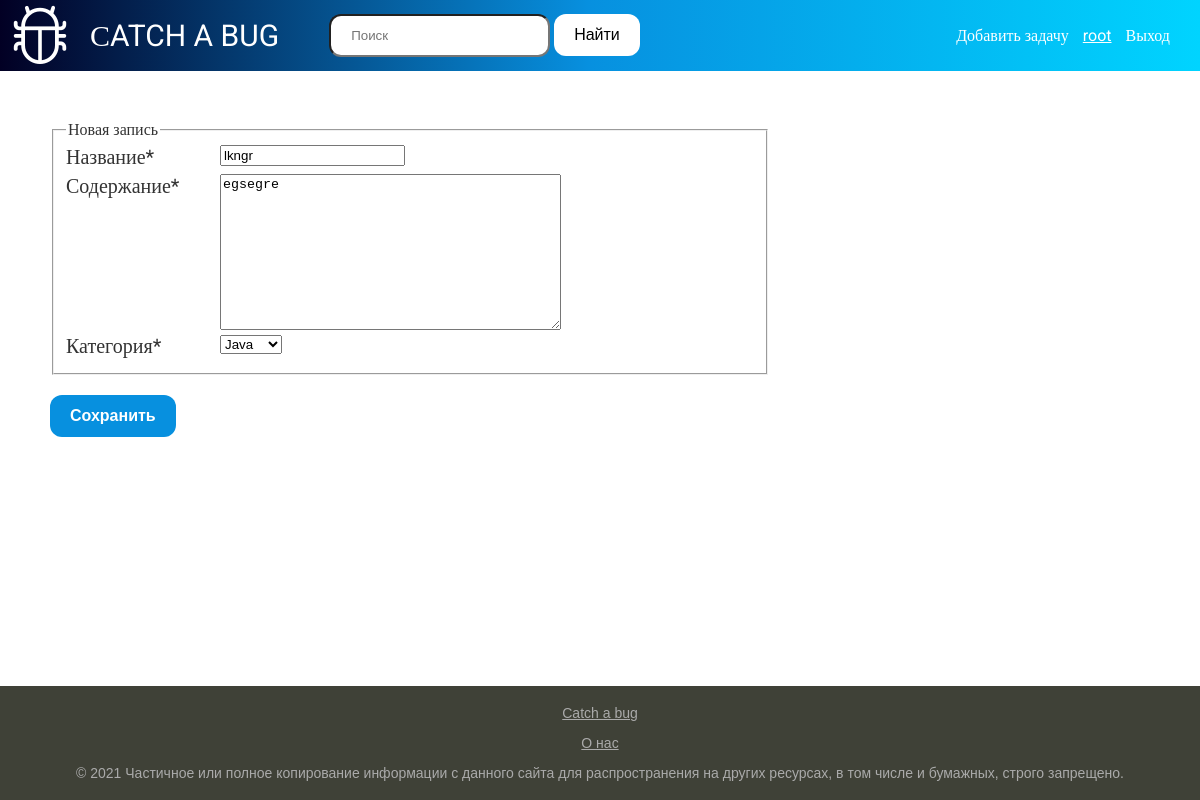
The page /post/update/lkngr1678205735 (signed in) on the database its author committed.
### users/models.py (models this page shows, shortened)
class Profile(models.Model):
    user = models.OneToOneField(User, on_delete=models.CASCADE)
    image = models.ImageField(default='default.jpg', upload_to='profile_pics/%Y/%m/%d/')
    slug = models.SlugField(
        db_index=True,
        max_length=255,
        unique=True,
        null=True,
        verbose_name='url')

### BLOG/models.py (models this page shows, shortened)
class Question(models.Model):
    title = models.CharField(max_length=200, verbose_name='Название')
    slug = models.SlugField(
        db_index=True,
        max_length=255,
        unique=True,
        null=True,
        verbose_name='url')
    content = models.TextField(verbose_name='Содержание')
    author_post = models.ForeignKey(
        User,
        on_delete=models.CASCADE,
        null=True,
        verbose_name='Автор')
    pub_date = models.DateTimeField(
        auto_now_add=True,
        verbose_name='Дата публикации')
    views = models.IntegerField(
        verbose_name='Количество просмотров', default=0)
    cat = models.ForeignKey(
        'Categories',
        on_delete=models.CASCADE,
        null=True,
        verbose_name='Категория')
    who_see_post = models.ManyToManyField(Profile)
    class Meta:
        verbose_name = 'Задача'
        verbose_name_plural = 'Задачи'
        ordering = ["-pub_date", "title"]

### BLOG/views.py (the view, shortened to what this page needs)
# urls.py: path('post/update/<slug:slug>', views.UpdatePost.as_view(), name='update_post'),
class UpdatePost(UserPassesTestMixin, generic.UpdateView):
    model = Question
    fields = ['title', 'content', 'cat']
    def test_func(self):
        post = self.get_object()
        return post.author_post == self.request.user

### BLOG/models.py (called while the page is built)
    def __str__(self) -> str:
        return self.name

### BLOG/templatetags/blog_tags.py (called while the page is built)
@register.simple_tag()
def get_user(user):
    try:
        return Profile.objects.select_related('user').get(user = user)
    except BaseException:
        raise Http404()

### BLOG/templates/BLOG/question_form.html (shortened to what this page needs)
{% extends "BLOG/base.html" %}
{% load crispy_forms_tags %}
{% block content %}
    <div class="content-section">
        <form method="POST">
            <fieldset class="form-group">
                <legend class="border-bottom mb-4">Новая запись</legend>
                {{ form|crispy }}
            </fieldset>
            <div class="form-group">
                <button class="post-button" type="submit">Сохранить</button>
            </div>
        </form>
    </div>
{% endblock content %}

### BLOG/templates/BLOG/base.html (shortened to what this page needs)
{% load static %}
{% load blog_tags %}
<!DOCTYPE html>
<html>
<head>
    <link rel="stylesheet" type="text/css" href="{% static 'BLOG/css/style.css' %}">
    <link rel="stylesheet" href="https://cdn.jsdelivr.net/npm/bootstrap-icons@1.10.2/font/bootstrap-icons.css">
</head>
<body>
    <header class="site-header">
      <nav class="navbar">
        <div class="container">
          <div class="collapse">
            <i class="bi bi-bug"></i>
            <a class="navbar-home" href="{% url 'home' %}"> СATCH A BUG</a>
            <form action = "{% url 'search' %}" method = "get">
              <input class = "search_input" type = "search" type = "submit" name = "search" placeholder = "Поиск">
              <button class = "search_button" type = "submit"> Найти</button>
            </form>
            <div class="navbar-nav">
              <a class="nav-item" href="{% url 'add_post' %}">Добавить задачу</a>
              {% if request.user.is_authenticated %}
                {% get_user user as userdate %}
                <a class="nav-item-profile" href="{% url 'profile' userdate.slug %}">{{ userdate.user.username }}</a>
                <a class="nav-item" href="{% url 'logout' %}">Выход</a>
              {% else %}
                <a class="nav-item" href="{% url 'login' %}">Вход</a>
                <a class="nav-item" href="{% url 'register' %}">Регистрация</a>
              {% endif %}
            </div>
          </div>
        </div>
      </nav>
    </header>
    <main role="main" class="contain">
      <div class="main_body">
        <div class="cont">
          {% block content %}
          {% endblock %}
        </div>
      </div>
   </main>
<tr><td valign=top>
	<div class="footer">
    <p><a href="{% url 'home' %}">Сatch a bug</a></p>
    <a class="navbar-about" href="{% url 'about' %}">О нас</a>
		<p>&copy; 2021 Частичное или полное копирование информации с данного сайта для распространения на других ресурсах, в том числе и бумажных, строго запрещено.</p>
	</div>
</td></tr></table>
</body>
</html>

### BLOG/static/BLOG/css/style.css (style rules this page uses)
body, html { width:100%; height:100% }
body { margin:0; padding:0; background: white; color: #333333; font-family:Roboto; display: flex; flex-direction: column; }
.contain { flex: 1 0 auto; }
.bi-bug { font-size: 60px; color:white; margin-right: 20px; margin-left: 10px; }
a { text-decoration: none; color: white; }
.collapse { background: rgb(2,0,36); background: linear-gradient(90deg, rgba(2,0,36,1) 0%, rgba(7,144,223,1) 49%, rgba(0,212,255,1) 100%); display: flex; align-items: center; font-weight: 400; }
.site-header { position: fixed; width: 100%; }
.navbar-home { font-size: 30px; padding-right: 50px; }
.navbar-nav { margin-left: auto; margin-right: 20px; }
.nav-item, .nav-item-profile { margin-right: 10px; }
.nav-item-profile { text-decoration: underline; }
.cont { margin-right: auto; margin-left: 50px; margin-top: 120px; max-width: 60%; }
.footer { box-sizing: border-box; flex: 0 0 auto; background: #3F4137; padding: 5px; color: #aaa; font-size: 14px; font-family: Verdana, Geneva, Arial, Helvetica; text-align: center; overflow: hidden; }
.footer a { text-decoration: underline; color: #aaa; }
.form-label { display: inline-block; min-width: 150px; vertical-align: top; font-size: 20px; margin-bottom: 5px; }
.post-button { font-weight: 900; font-size: 16px; color: #FFFFFF; line-height: 115%; text-align: center; outline: none; border: 0; padding: 12px 20px; background: #0790df; border-radius: 12px; cursor: pointer; margin-right: 10%; }
.form-group button { margin-top: 20px; }
.search_button { font-size: 16px; color: black; line-height: 115%; text-align: center; outline: none; border: 0; padding: 12px 20px; background: white; border-radius: 12px; cursor: pointer; }
.search_input { padding: 12px 20px; border-radius: 12px; line-height: 115%; }

### rows shown on the page
Profile: user.username "root"
Question: title "lkngr", content "egsegre", cat "Java"
